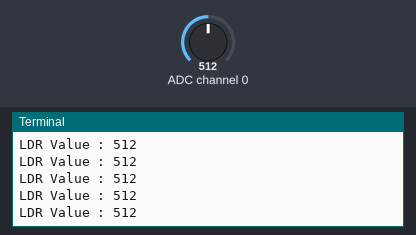
Recording of a program running on a simulated Raspberry Pi (BCM pin numbers). On the bench: the last lines printed to the terminal. The test bench sets the inputs (shaded band); at power-on: ADC channel 0 = 512 (analog values on the 0–1023 scale).

Above: at 1.2 s.
1.3 s: ADC channel 0 set to 716
At 1.32 s:
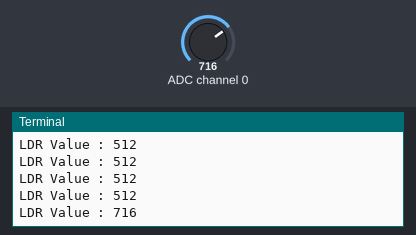
2.8 s: ADC channel 0 set to 900
At 2.83 s:
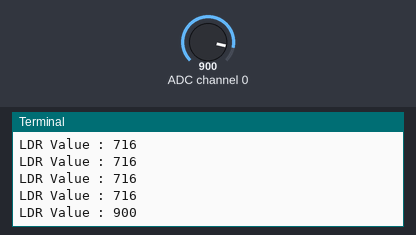
Timing chart, 0 to 5.8 s (numbered marks = the images above; inputs shaded):
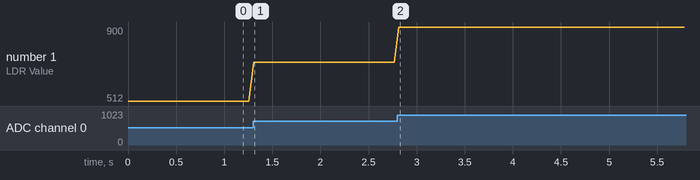

The program:

LDR.py
```python
import spidev
import time

#SPI 인스턴트 생성
spi = spidev.SpiDev()

#SPI 통신 시작
spi.open(0, 0) #bus : 0, dev(장치 번호):0  (CE0:0, CE1:1)

#SPI 통신 최대 속도 설정
spi.max_speed_hz = 1000000

# 0~7까지 채널에서 SPI 데이터 읽기
def analog_read(channel):
  # [byte_1, byte_2, byte_3]
  # byte_1 : 1
  # byte_2 : channel config, 1000 000 : channel 0
  # byte_3 : 0(ignored)
  ret = spi.xfer2([1, (8 + channel) << 4, 0])
  adc_out = ((ret[1] & 3) << 8) + ret[2]
  return adc_out

try:
    while True:
      ldr_value = analog_read(0)
      print("LDR Value : %d" % ldr_value )
      time.sleep(0.05)
finally :
    spi.close()
```

Measured:
- after the input at 1.3 s, the terminal: prints a new line at once (image 1)
- after the input at 2.8 s, the terminal: prints a new line at once (image 2)
- plotted number 1: 512 → 716 after the input at 1.3 s, 716 → 900 after the input at 2.8 s
